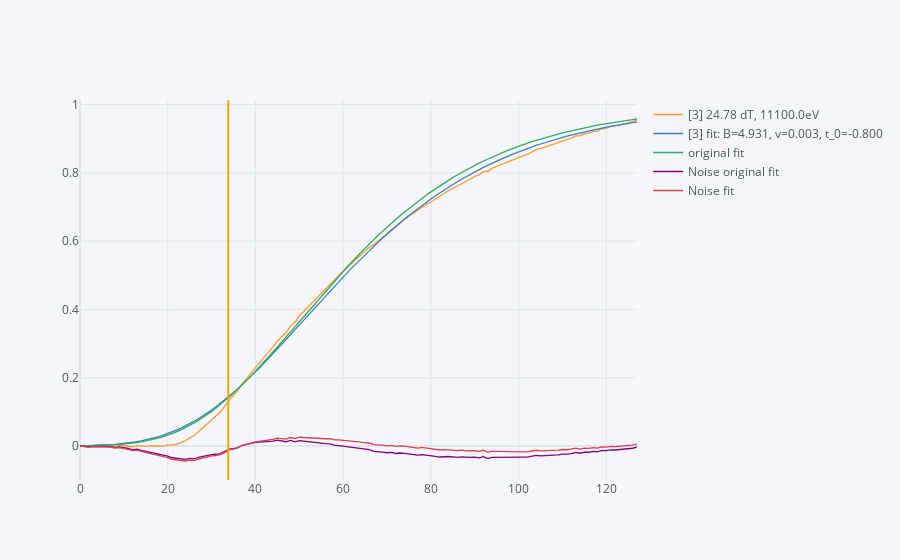

The notebook cell saved with this chart:
### Code cell
# Try finding regression parameters using SciPy model fit
from scipy.optimize import least_squares, curve_fit

x_data = np.arange(0,128)
waveform = [3]
wave_df, imap = get_waveforms(waveform, source_data=data0, get_indices_map=True)
y_data = wave_df[imap[waveform[0]]]
B0, v0, x0, y0 = 4, 0.001, 60, y_data[60]
print(B0, v0, x0, y0, "timeshift", t_0_shift(B0, v0, (x0, y0)))



# plt.plot(x_data, y_data, 'b-', label='data with noise')

popt, pcov = curve_fit(logfunc_127, x_data, y_data, bounds=([0., 0.0001, -0.8], [10., 1., 0.8]))
print(popt, pcov)

# plt.plot(x_data, func(x_data, *popt), 'g--',
#          label='fit: a=%5.3f, b=%5.3f, c=%5.7f' % tuple(popt))
wave_df[str(waveform)+' fit: B=%5.3f, v=%5.3f, t_0=%5.3f' % tuple(popt)] = logfunc_127(x_data, *popt)
wave_df['original fit'] = [logfunc_xy(t/127, 5.2, 0.00001, (60/127,0.512045)) for t in range(0,128)] #[3]
# wave_df['original fit'] = [logfunc_xy(t/127, 7, 0.001, (60/127,0.632591-0.02)) for t in range(0,128)] #[4]
wave_df["Noise original fit"] = colcontains(wave_df,str(waveform)) - wave_df['original fit']
wave_df["Noise fit"] = colcontains(wave_df,str(waveform)) - wave_df[str(waveform)+' fit: B=%5.3f, v=%5.3f, t_0=%5.3f' % tuple(popt)]
print("New fit:", square_sum(wave_df["Noise fit"]), "Original fit:", square_sum(wave_df["Noise original fit"]))
print("New fit:", np.sqrt(square_sum(wave_df["Noise fit"]))/128, "Original fit:", np.sqrt(square_sum(wave_df["Noise original fit"]))/128)

fig = wave_df.iplot(asFigure=True)
print((160-float([s[s.find("]")+1:s.find("dT")] for s in [col_for_str(wave_df, str(waveform)).replace(" ","")]][0]))/4)
fig.add_vline(x=(160-float([s[s.find("]")+1:s.find("dT")] for s in [col_for_str(wave_df, str(waveform)).replace(" ","")]][0]))/4, line_color="orange")

# plt.plot(x_data, [logfunc_xy(t/127, 5.2, 0.00001, (60/127,0.512045)) for t in range(0,128)], 'r-', label='original fit')
# plt.xlabel('x')
# plt.ylabel('y')
# plt.legend()
# plt.show()

# DOESNT OPTIMIZE :((
# params = curve_fit(logfunc_127, x_data, y_data, p0 = [B0, v0, t_0_shift(B0, v0, (x0, y0))], bounds=([0., 0.1, -0.5], [10., 1., 60.0]))
# print(params)
# least_squares(logfunc, x0 = , )
